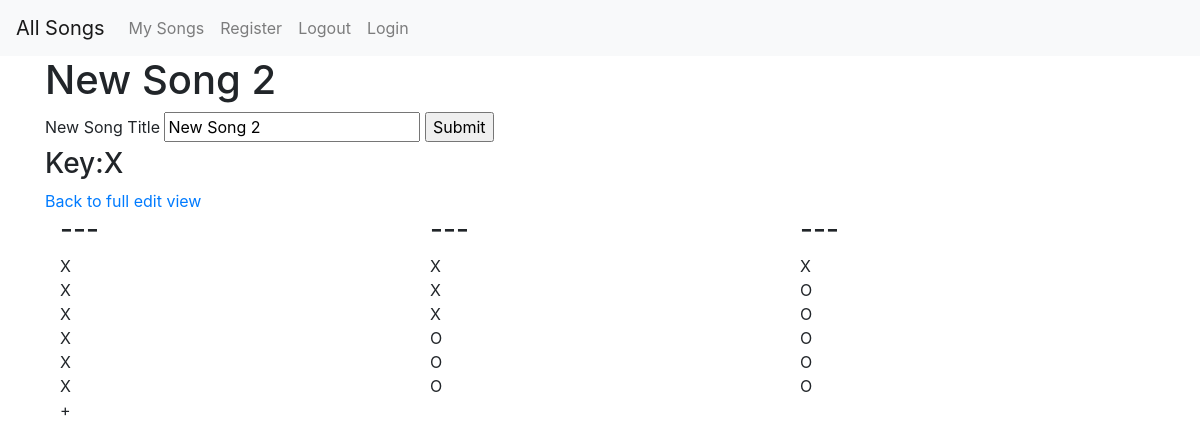
Page /song_edit_title/6 on the committed database.
### tabs/models.py (models this page shows, shortened)
class Song(models.Model):
    user = models.ForeignKey(User, on_delete = models.SET_NULL, null=True)
    name = models.CharField(max_length = 20)
    key = models.CharField(max_length = 2)

class Notes(models.Model):
    upper_octave = models.BooleanField(default = False)
    comment = models.CharField(max_length = 50)
    hole_1 = models.BooleanField(default = False)
    hole_2 = models.BooleanField(default = False)
    hole_3 = models.BooleanField(default = False)
    hole_4 = models.BooleanField(default = False)
    hole_5 = models.BooleanField(default = False)
    hole_6 = models.BooleanField(default = False)
    song = models.ForeignKey(Song, on_delete = models.SET_NULL, null=True)

### tabs/views.py (the view)
# urls.py: path('song_edit_title/<int:pk>', views.song_edit_name, name='edit_name'),
def song_edit_name(request, pk):
    song = Song.objects.get(id=pk)
    notes = song.notes_set.all()
    if request.method == 'POST':
        new_name = request.POST['title']
        song.name = new_name
        song.save()
        page_back_url = "/edit/" + str(pk) + "/"
        return redirect(page_back_url)
    context = {'notes': notes, 'song': song}
    return render(request, 'tabs/song_edit_name.html', context)

### tabs/templates/tabs/song_edit_name.html (shortened to what this page needs)
{% extends "tabs/base.html" %}
{% block body_block %}
<body>
    <h1>{{ song.name }}</h1>
    <form action="" method = 'POST'>
        <label for="title">New Song Title</label>
        <input type="text" id='title' name="title" value="{{song.name}}">
        <input type="submit" value="Submit">
    </form>
    <h3>Key:{{ song.key }}</h3>
    <a class = 'button' href="{% url 'edit' pk=song.pk %}">Back to full edit view</a>
<div class="container">
  <div class="row align-items-start">
    {% for note in notes %}
        <div class="col">
            <h3>{{ note.comment }}</h3>
            {% if note.hole_1 == True %}
            <div>X</div>
            {% else %}
            <div>O</div>
            {% endif %}
            {% if note.hole_2 == True %}
            <div>X</div>
            {% else %}
            <div>O</div>
            {% endif %}
            {% if note.hole_3 == True %}
            <div>X</div>
            {% else %}
            <div>O</div>
            {% endif %}
            {% if note.hole_4 == True %}
            <div>X</div>
            {% else %}
            <div>O</div>
            {% endif %}
            {% if note.hole_5 == True %}
            <div>X</div>
            {% else %}
            <div>O</div>
            {% endif %}
            {% if note.hole_6 == True %}
            <div>X</div>
            {% else %}
            <div>O</div>
            {% endif %}
            {% if note.upper_octave == True %}
            <div>+</div>
            {% else %}
            <div></div>
            {% endif %}
        </div>
    {% endfor %}
  </div>
</div>
{% endblock %}

### rows in the picture
Song: name "New Song 2", title "New Song 2", key "X"
Notes: comment "---", hole_1 "X", hole_2 "X", hole_3 "X", hole_4 "X", hole_5 "X", hole_6 "X"
Notes: comment "---", hole_1 "X", hole_2 "X", hole_3 "X", hole_4 "O", hole_5 "O", hole_6 "O"
Notes: comment "---", hole_1 "X", hole_2 "O", hole_3 "O", hole_4 "O", hole_5 "O", hole_6 "O"
